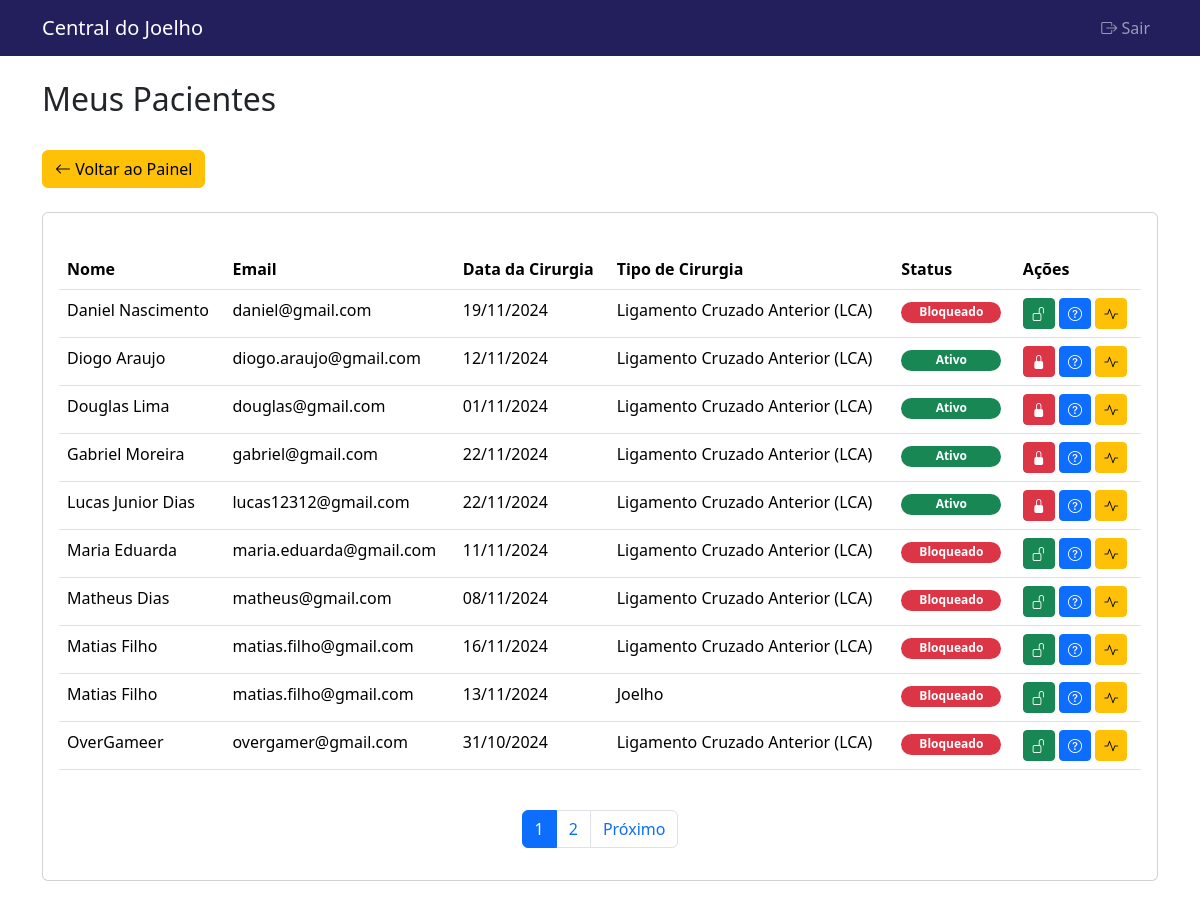
Screenshot of /index.php?page=medico/pacientes (signed in) with the database file from the repository.
### tables this page shows
CREATE TABLE IF NOT EXISTS `pacientes` (
  `id` int NOT NULL AUTO_INCREMENT,
  `id_usuario` int NOT NULL,
  `data_cirurgia` date NOT NULL,
  `fisioterapeuta` varchar(255) NOT NULL,
  `problema` varchar(255) NOT NULL,
  `status` varchar(50) NOT NULL DEFAULT 'pendente',
  `data_cadastro` datetime DEFAULT CURRENT_TIMESTAMP,
  `medico` int NOT NULL,
  `tipo_cirurgia` varchar(100) DEFAULT NULL,
  `local_cirurgia` varchar(200) DEFAULT NULL,
  `observacoes_cirurgia` text,
  `id_reabilitacao` int DEFAULT NULL,
  PRIMARY KEY (`id`),
  KEY `id_usuario` (`id_usuario`),
  KEY `fk_paciente_medico` (`medico`),
  KEY `id_reabilitacao` (`id_reabilitacao`)
);

CREATE TABLE IF NOT EXISTS `usuarios` (
  `id` int NOT NULL AUTO_INCREMENT,
  `nome` varchar(255) DEFAULT NULL,
  `email` varchar(255) DEFAULT NULL,
  `cpf` varchar(14) DEFAULT NULL,
  `senha` varchar(255) DEFAULT NULL,
  `tipo_usuario` varchar(50) DEFAULT NULL,
  `status` varchar(50) DEFAULT NULL,
  `data_cadastro` datetime DEFAULT CURRENT_TIMESTAMP,
  PRIMARY KEY (`id`)
);

### pages/medico/pacientes.php (the view, shortened to what this page needs)
<?php
$conn = getConnection();
$itemsPerPage = 10;
$currentPage = isset($_GET['page_num']) ? (int)$_GET['page_num'] : 1;
$offset = ($currentPage - 1) * $itemsPerPage;
$countSql = "
    SELECT COUNT(*) as total
    FROM pacientes p
    JOIN usuarios u ON p.id_usuario = u.id
    WHERE p.medico = ? AND u.status IN ('ativo', 'bloqueado')
";
$countStmt = $conn->prepare($countSql);
$countStmt->execute([$_SESSION['user_id']]);
$totalRows = $countStmt->fetch(PDO::FETCH_ASSOC)['total'];
$totalPages = ceil($totalRows / $itemsPerPage);
$sql = "
    SELECT
        p.id as id_paciente,
        p.id_usuario,
        p.data_cirurgia,
        p.problema,
        u.nome,
        u.email,
        u.status as usuario_status
    FROM pacientes p
    JOIN usuarios u ON p.id_usuario = u.id
    WHERE p.medico = ? AND u.status IN ('ativo', 'bloqueado')
    ORDER BY u.nome
    LIMIT ?, ?
";
$stmt = $conn->prepare($sql);
$stmt->bindValue(1, $_SESSION['user_id'], PDO::PARAM_INT);
$stmt->bindValue(2, $offset, PDO::PARAM_INT);
$stmt->bindValue(3, $itemsPerPage, PDO::PARAM_INT);
$stmt->execute();
$pacientes = $stmt->fetchAll(PDO::FETCH_ASSOC);
function formatarData($data) {
    return $data ? date('d/m/Y', strtotime($data)) : '-';
}
?>
<!DOCTYPE html>
<html lang="pt-BR">
<head>
    <link href="https://cdn.jsdelivr.net/npm/bootstrap@5.3.2/dist/css/bootstrap.min.css" rel="stylesheet">
    <link rel="stylesheet" href="https://cdn.jsdelivr.net/npm/bootstrap-icons@1.11.1/font/bootstrap-icons.css">
</head>
<body>
    <?php include_once __DIR__ . '/../../common/header_medico.php'; ?>
    <div class="container my-4">
        <div class="row">
            <div class="col-12">
                <div class="d-flex justify-content-between align-items-center mb-4">
                    <div class="d-flex align-items-center gap-3">
                        <h2>Meus Pacientes</h2>
                    </div>
                </div>
                <div class="d-flex justify-content-between align-items-center mb-4">
                    <a href="index.php?page=medico/painel" class="btn btn-warning">
                            <i class="bi bi-arrow-left"></i> Voltar ao Painel
                    </a>
                </div>
                <div class="card">
                    <div class="card-body">
                        <div class="table-responsive">
                            <table class="table table-hover">
                                <thead>
                                    <tr>
                                        <th>Nome</th>
                                        <th>Email</th>
                                        <th>Data da Cirurgia</th>
                                        <th>Tipo de Cirurgia</th>
                                        <th>Status</th>
                                        <th>Ações</th>
                                    </tr>
                                </thead>
                                <tbody>
                                    <?php if (empty($pacientes)): ?>
                                        <tr>
                                            <td colspan="6" class="text-center">Nenhum paciente encontrado.</td>
                                        </tr>
                                    <?php else: ?>
                                        <?php foreach ($pacientes as $paciente): ?>
                                            <tr>
                                                <td><?php echo htmlspecialchars($paciente['nome']); ?></td>
                                                <td><?php echo htmlspecialchars($paciente['email']); ?></td>
                                                <td><?php echo formatarData($paciente['data_cirurgia']); ?></td>
                                                <td><?php echo htmlspecialchars($paciente['problema']); ?></td>
                                                <td>
                                                    <span class="badge rounded-pill status-badge <?php echo $paciente['usuario_status'] == 'ativo' ? 'bg-success' : 'bg-danger'; ?>">
                                                        <?php echo ucfirst($paciente['usuario_status']); ?>
                                                    </span>
                                                </td>
                                                <td class="action-buttons">
                                                    <?php if ($paciente['usuario_status'] == 'bloqueado'): ?>
                                                        <a href="index.php?page=medico/liberar_paciente&id=<?php echo $paciente['id_usuario']; ?>"
                                                           class="btn btn-success btn-sm" title="Liberar Paciente">
                                                            <i class="bi bi-unlock"></i>
                                                        </a>
                                                    <?php else: ?>
                                                        <a href="index.php?page=medico/bloquear_paciente&id=<?php echo $paciente['id_usuario']; ?>"
                                                           class="btn btn-block-red btn-sm" title="Bloquear Paciente">
                                                            <i class="bi bi-lock-fill"></i>
                                                        </a>
                                                    <?php endif; ?>
                                                    <a href="index.php?page=medico/perguntas&id_paciente=<?php echo $paciente['id_usuario']; ?>"
                                                       class="btn btn-primary btn-sm" title="Perguntas">
                                                        <i class="bi bi-question-circle"></i>
                                                    </a>
                                                    <a href="index.php?page=medico/info_reabilitacao&id=<?php echo $paciente['id_usuario']; ?>"
                                                       class="btn btn-warning btn-sm" title="Reabilitação">
                                                        <i class="bi bi-activity"></i>
                                                    </a>
                                                </td>
                                            </tr>
                                        <?php endforeach; ?>
                                    <?php endif; ?>
                                </tbody>
                            </table>
                        </div>
                        <?php if ($totalPages > 1): ?>
                            <nav aria-label="Navegação de páginas" class="mt-4">
                                <ul class="pagination justify-content-center">
                                    <?php for ($i = 1; $i <= $totalPages; $i++): ?>
                                        <li class="page-item <?php echo $i === $currentPage ? 'active' : ''; ?>">
                                            <a class="page-link" href="index.php?page=medico/pacientes&page_num=<?php echo $i; ?>">
                                                <?php echo $i; ?>
                                            </a>
                                        </li>
                                    <?php endfor; ?>
                                    <?php if ($currentPage < $totalPages): ?>
                                        <li class="page-item">
                                            <a class="page-link" href="index.php?page=medico/pacientes&page_num=<?php echo ($currentPage + 1); ?>">
                                                Próximo
                                            </a>
                                        </li>
                                    <?php endif; ?>
                                </ul>
                            </nav>
                        <?php endif; ?>
                    </div>
                </div>
            </div>
        </div>
    </div>
</body>
</html>

### pages/medico/pacientes.php (style rules this page uses)
.status-badge { width: 100px; text-align: center; }
.table-responsive { margin-top: 20px; }
.action-buttons { white-space: nowrap; }
.btn-block-red { background-color: #dc3545; border-color: #dc3545; color: white; }

### rows the page displays
pacientes: id_usuario.nome "Daniel Nascimento", id_usuario.email "daniel@gmail.com", data_cirurgia "19/11/2024", problema "Ligamento Cruzado Anterior (LCA)", id_usuario.status "Bloqueado"
pacientes: id_usuario.nome "Diogo Araujo", id_usuario.email "diogo.araujo@gmail.com", data_cirurgia "12/11/2024", problema "Ligamento Cruzado Anterior (LCA)", id_usuario.status "Ativo"
pacientes: id_usuario.nome "Douglas Lima", id_usuario.email "douglas@gmail.com", data_cirurgia "01/11/2024", problema "Ligamento Cruzado Anterior (LCA)", id_usuario.status "Ativo"
pacientes: id_usuario.nome "Gabriel Moreira", id_usuario.email "gabriel@gmail.com", data_cirurgia "22/11/2024", problema "Ligamento Cruzado Anterior (LCA)", id_usuario.status "Ativo"
pacientes: id_usuario.nome "Lucas Junior Dias", id_usuario.email "lucas12312@gmail.com", data_cirurgia "22/11/2024", problema "Ligamento Cruzado Anterior (LCA)", id_usuario.status "Ativo"
pacientes: id_usuario.nome "Maria Eduarda", id_usuario.email "maria.eduarda@gmail.com", data_cirurgia "11/11/2024", problema "Ligamento Cruzado Anterior (LCA)", id_usuario.status "Bloqueado"
pacientes: id_usuario.nome "Matheus Dias", id_usuario.email "matheus@gmail.com", data_cirurgia "08/11/2024", problema "Ligamento Cruzado Anterior (LCA)", id_usuario.status "Bloqueado"
pacientes: id_usuario.nome "Matias Filho", id_usuario.email "matias.filho@gmail.com", data_cirurgia "16/11/2024", problema "Ligamento Cruzado Anterior (LCA)", id_usuario.status "Bloqueado"
pacientes: id_usuario.nome "Matias Filho", id_usuario.email "matias.filho@gmail.com", data_cirurgia "13/11/2024", problema "Joelho", id_usuario.status "Bloqueado"
pacientes: id_usuario.nome "OverGameer", id_usuario.email "overgamer@gmail.com", data_cirurgia "31/10/2024", problema "Ligamento Cruzado Anterior (LCA)", id_usuario.status "Bloqueado"
